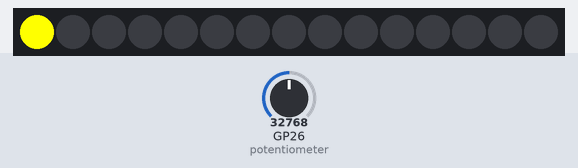
A program run on a simulated Raspberry Pi Pico running MicroPython. Shown: 15 RGB LEDs in strip order, left to right. The inputs (shaded band) are chosen by the test bench; at power-on: GP26 (potentiometer) = 32768 (analog values on the 0–65535 scale).

Above: at 1.2 s.
1.3 s: GP26 (potentiometer) set to 7864
At 3.44 s:
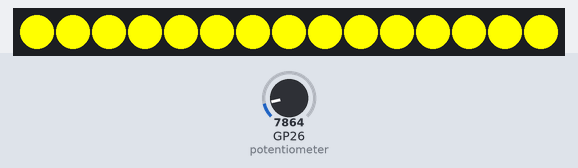
4.7 s: GP26 (potentiometer) set to 0
At 5.5 s:
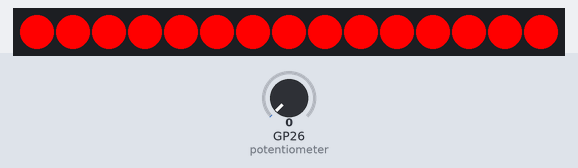
8.1 s: GP26 (potentiometer) set to 7864
At 8.17 s:
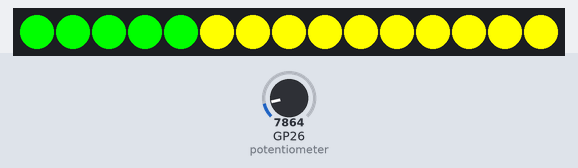
11.5 s: GP26 (potentiometer) set to 19660
14.9 s: GP26 (potentiometer) set to 0
At 16.09 s:
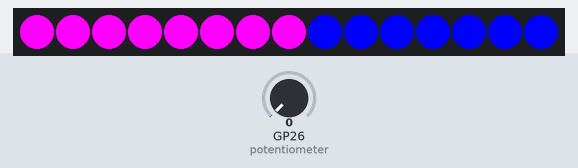
18.3 s: GP26 (potentiometer) set to 45874
At 19.0 s:
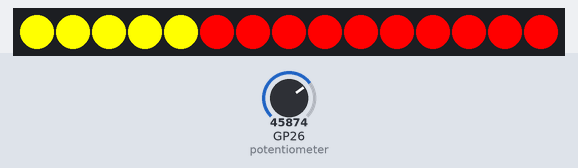

The program:

Day12-5.py
```python
# Imports
import time
from machine import Pin, ADC
from neopixel import NeoPixel

strip = NeoPixel(Pin(28), 15)

# Set up potentiometer on ADC pin 26
potentiometer = ADC(Pin(26))

# Colour variables
red = 255,0,0
green = 0,255,0
blue = 0,0,255
yellow = 255,255,0
turquoise = 0,128,128
purple = 255,0,255

# Define colour list
colours = [yellow, green, turquoise, blue, purple, red]

while True: # Run forever
    for j in colours:
        for i in range(15):
            # Set the next LED in the range to light with a colour
            strip[i] = (j)
            mydelay = potentiometer.read_u16()/50000

            time.sleep(mydelay)
            strip.write()
```

Measured:
- after the input at 4.7 s, the LEDs: change after 0.23 s (image 2)
- after the input at 8.1 s, the LEDs: change at once (image 3)
- after the input at 14.9 s, the LEDs: first change after 0.29 s (image 4 shows a later state)
- after the input at 18.3 s, the LEDs: change at once (image 5)
- what the display in image 2 shows lasts 0.8 s, from 4.9 s to 5.7 s
